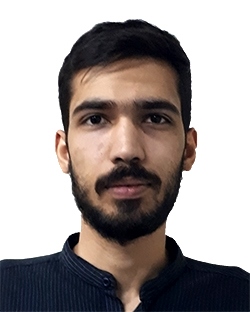
#> input picture projects/face-detection/temp.jpg, 250 x 312 px
$ python face1.py
#> lines starting #> are read from the running program, lines starting #| are printed output that depends on the picture
import cv2
import numpy as np

i = 0

img = cv2.imread("temp.jpg", cv2.IMREAD_GRAYSCALE)
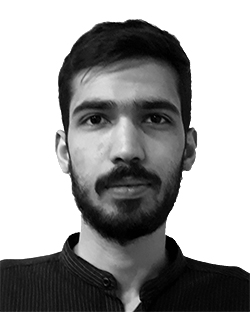
#> img: shape (312, 250); min 0, max 255, mean 158.2
scale_percent = 100 #percent of original size
width = int(img.shape[1] * scale_percent / 100)
#> width = 250
height = int(img.shape[0] * scale_percent / 100)
#> height = 312
dim = (width, height)
#> dim = (250, 312)
img = cv2.resize(img, dim, interpolation = cv2.INTER_AREA)

#cap = cv2.VideoCapture(0)
cap = cv2.VideoCapture(0)
cap.set(cv2.CAP_PROP_POS_FRAMES, 70)

detector = cv2.xfeatures2d.SIFT_create()
kp_image, desc_image = detector.detectAndCompute(img, None)
#> kp_image = 183 keypoints; strongest (x, y, size): (73, 239, 8.4), (58, 136, 3.4), (171, 245, 9.6), (100, 114, 19.2)
#img = cv2.drawKeypoints(img, kp_image, img)

index_params = dict(algorithm=0, trees=5)
search_params = dict()
flann = cv2.FlannBasedMatcher(index_params, search_params)

while True:
    i = i+1
    res, frame = cap.read()
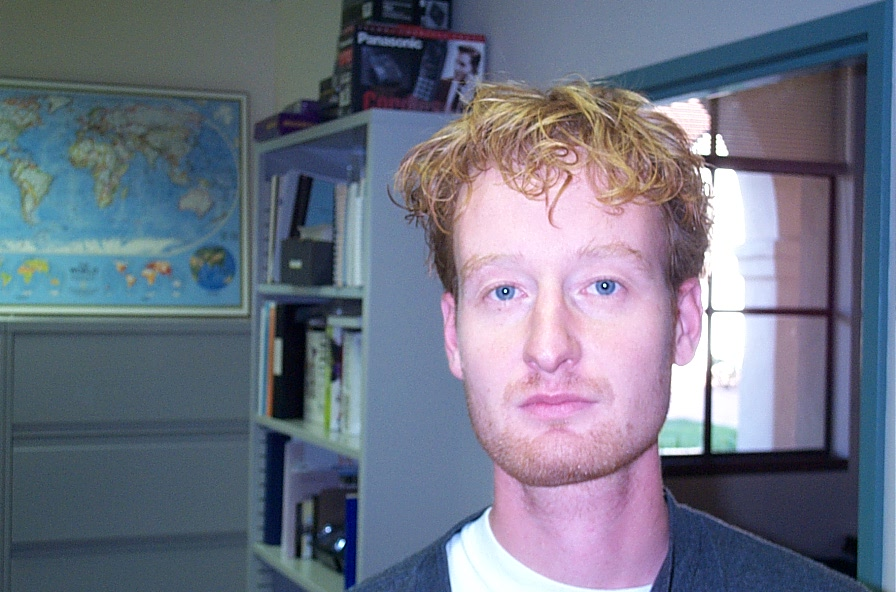
#> input picture projects/face-detection/image_0260.jpg, 896 x 592 px, given in place of the camera
#> frame is the input picture: shape (592, 896, 3); mean B, G, R 132.2, 115.1, 110.3
    gframe = cv2.cvtColor(frame, cv2.COLOR_BGR2GRAY)
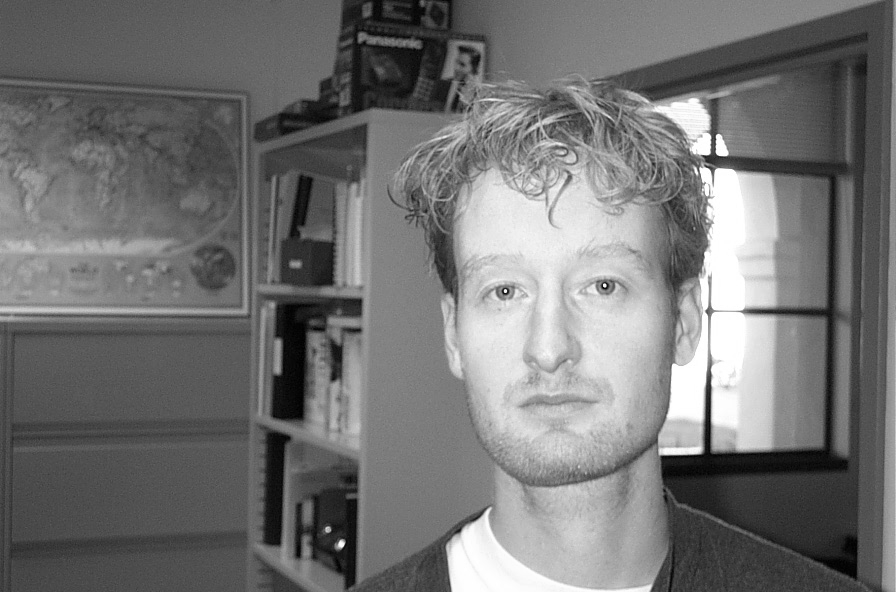
#> gframe: shape (592, 896); min 0, max 255, mean 115.6

    kp_gframe, desc_gframe = detector.detectAndCompute(gframe , None)
#> kp_gframe = 1691 keypoints; strongest (x, y, size): (505, 291, 2.1), (341, 544, 5.3), (328, 529, 4.4), (722, 150, 8)
    #frame = cv2.drawKeypoints(gframe, kp_gframe, gframe)
    matches = flann.knnMatch(desc_image, desc_gframe, k=2)
#> matches = 183 matches

    goods = []
    for m, n in matches:
        if m.distance < 0.6*n.distance:
            goods.append(m)
#> after the loop, goods = []

    imag = cv2.drawMatches(img, kp_image, gframe, kp_gframe, goods, gframe)
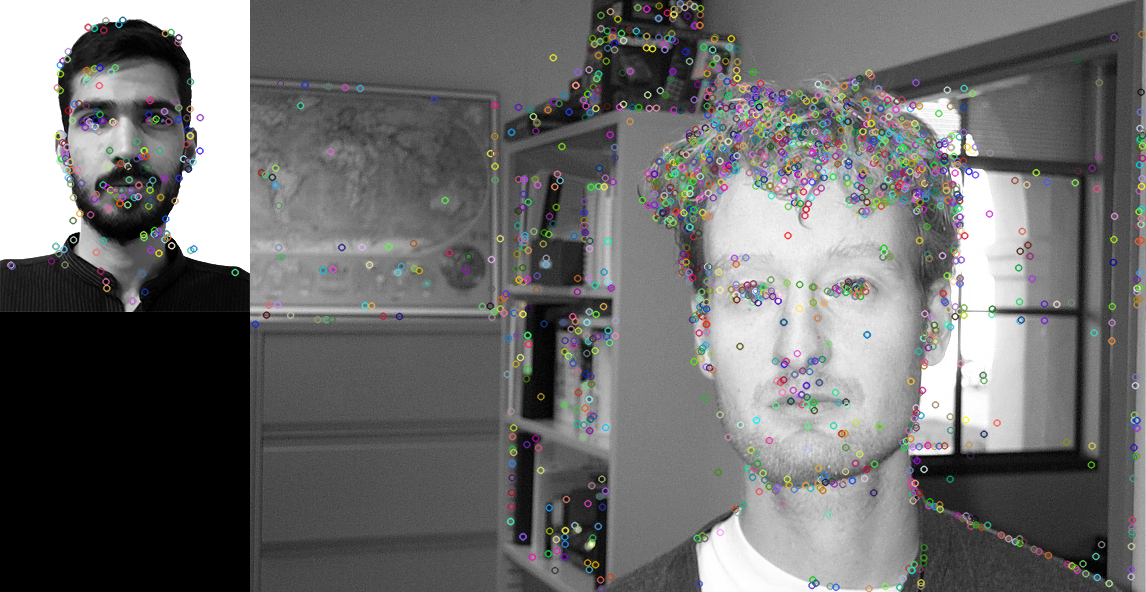
#> imag: shape (592, 1146, 3); mean of channels 0, 1, 2 108.8, 109, 109; drawn as B, G, R
    if len(goods) > 3:
        q = np.float32([kp_image[m.queryIdx].pt for m in goods]).reshape(-1, 1, 2)
        t = np.float32([kp_gframe[m.trainIdx].pt for m in goods]).reshape(-1, 1, 2)

        # matrix, mask = cv2.findHomography(q, t, cv2.RANSAC, 5.0)
        matrix, mask = cv2.findHomography(q, t, cv2.LMEDS)
        matches_mask = mask.ravel().tolist()

        h, w = img.shape
        p = np.float32([[0,0], [0, h], [w, h], [w, 0]]).reshape(-1, 1, 2)
        dst = cv2.perspectiveTransform(p, matrix)

        homo = cv2.polylines(gframe, [np.int32(dst)], True, (255, 0, 0), 3)

        cv2.imshow("Homography", homo)
        cv2.imwrite("frame%d.jpg" %i, homo)
    else:
        #continue
         #cv2.imshow("Homography", gframe)
        print(i)

   # cv2.imshow("image", img)
    #cv2.imshow("frame", frame)
    cv2.imshow("imag", imag)

    if cv2.waitKey(1) == ord('a'):
#> (key Esc is pressed here)
        break

cap.release()
cv2.destroyAllWindows()
